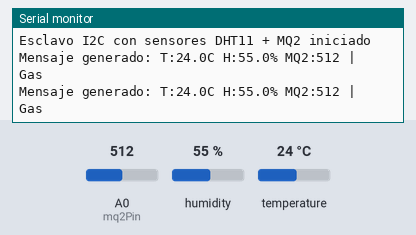
The sketch below on a simulated Arduino Uno, built with avr-gcc and run on an emulated ATmega328P. Parts: the last lines printed to the serial monitor. The test bench sets the inputs (shaded band); at power-on: temperature 24 °C, A0 (mq2Pin) = 512, humidity 55 %.

Above: at 2.8 s.
2.9 s: temperature set to 29 °C
At 4.7 s:
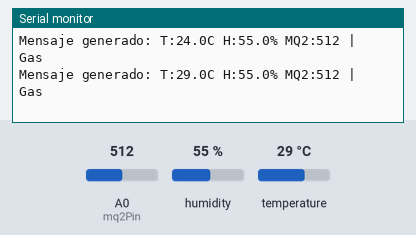
5.6 s: temperature set to 32 °C
At 7.2 s:
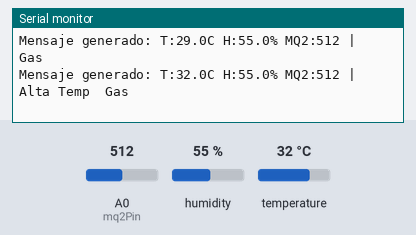
9.6 s: A0 (mq2Pin) set to 160
At 10.9 s:
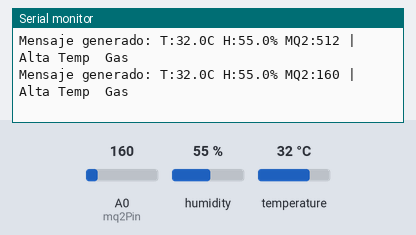
12.3 s: A0 (mq2Pin) set to 143
At 15.7 s:
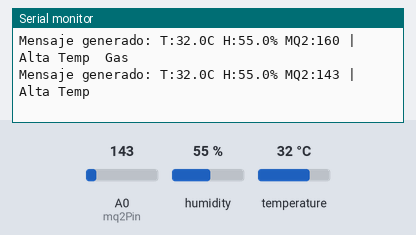

The sketch:

arduino_esclavo.ino
```cpp
#include <Wire.h>
#include <DHT.h>

// -------------------- CONFIGURACIÓN --------------------
#define SLAVE_ADDRESS 8
#define DHTPIN 2
#define DHTTYPE DHT11
const int mq2Pin = A0;
const int umbralGas = 150;
const float umbralTemp = 30.0;

DHT dht(DHTPIN, DHTTYPE);

float temperatura = 0.0;
float humedad = 0.0;
int lecturaMQ2 = 0;
String datosSensor = "Sin datos";
String alerta = "";


void setup() {
  Serial.begin(9600);
  Wire.begin(SLAVE_ADDRESS);
  Wire.onRequest(enviarDatos);
  dht.begin();

  Serial.println("Esclavo I2C con sensores DHT11 + MQ2 iniciado");
}


void loop() {
  temperatura = dht.readTemperature();
  humedad = dht.readHumidity();
  lecturaMQ2 = analogRead(mq2Pin);

  alerta = "";  // reiniciar alerta

  if (isnan(temperatura) || isnan(humedad)) {
    datosSensor = "Error sensores";
  } else {
    // verificar alertas
    if (temperatura > umbralTemp) {
      alerta += " Alta Temp ";
    }

    if (lecturaMQ2 > umbralGas) {
      alerta += " Gas ";
    }

    // construir mensaje final
    datosSensor = "T:" + String(temperatura, 1) + "C ";
    datosSensor += "H:" + String(humedad, 1) + "% ";
    datosSensor += "MQ2:" + String(lecturaMQ2);

    // si hay alerta, agregarla
    if (alerta.length() > 0) {
      datosSensor += " | " + alerta;
    }
  }

  Serial.println("Mensaje generado: " + datosSensor);
  delay(2000);
}

// -------------------- ENVÍO I2C --------------------
void enviarDatos() {
  String msg = datosSensor.substring(0, 31);  // evitar desbordar el buffer
  Wire.write(msg.c_str());
}
```

Measured:
- the behaviour switches between 30 and 31 °C on temperature (found by bisection; images 1 and 2)
- the behaviour switches between 151 and 150 on A0 (mq2Pin) (found by bisection; images 3 and 4)
- after the input at 2.9 s, the serial monitor: prints a new line after 1.2 s (image 1)
- after the input at 5.6 s, the serial monitor: prints a new line after 0.51 s (image 2)
- after the input at 9.6 s, the serial monitor: prints a new line after 0.56 s (image 3)
- after the input at 12.3 s, the serial monitor: prints a new line after 1.9 s (image 4)
